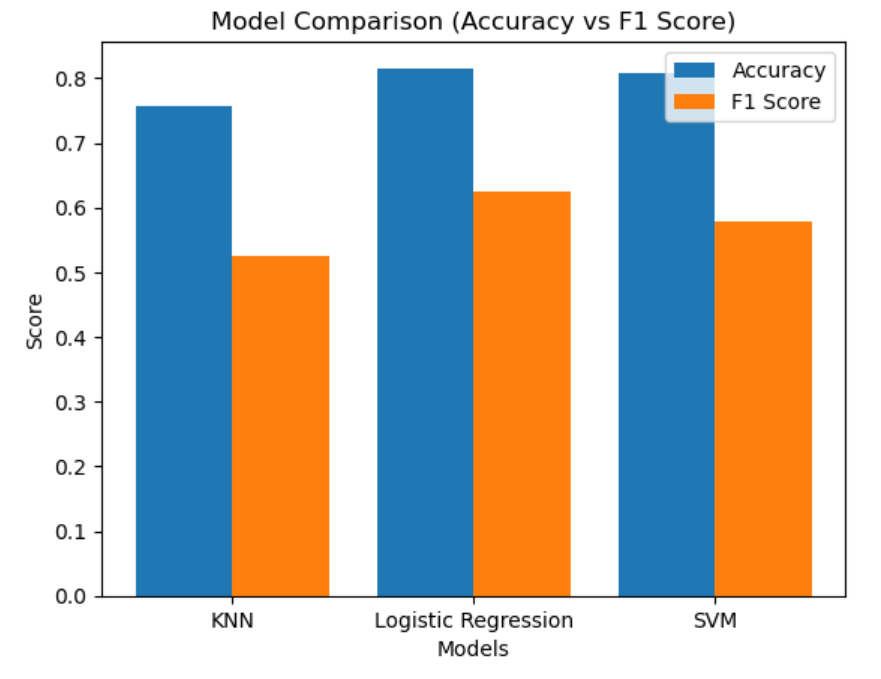
#> input picture Mini projects/cv project/samples/test.jpg, 881 x 679 px
$ python scan.py --input samples/test.jpg
#> lines starting #> are read from the running program, lines starting #| are printed output that depends on the picture; after the words box and inside, x2 and y2 are one past the last pixel; in counts of white or black regions, pixels touching at a corner belong together
### Mini projects/cv project/utils/io_utils.py
import cv2, argparse, sys, os

SUPPORTED = {'.jpg', '.jpeg', '.png'}

def load_image(path: str):
    """Load a BGR image from disk.
    Args:  path (str) — path to image file.
    Returns: numpy.ndarray (H x W x 3, uint8, BGR).
    Raises: FileNotFoundError, ValueError for unsupported formats."""
    if not os.path.isfile(path):
        raise FileNotFoundError(f'File not found: {path}')
    ext = os.path.splitext(path)[1].lower()
    if ext not in SUPPORTED:
        raise ValueError(f'Unsupported format {ext}. Use: {SUPPORTED}')
    img = cv2.imread(path)
    if img is None:
        raise IOError(f'OpenCV failed to read: {path}')
    return img

def save_image(image, path: str) -> None:
    """Write image to disk, creating parent directories as needed."""
    os.makedirs(os.path.dirname(path) or '.', exist_ok=True)
    cv2.imwrite(path, image)

def resize_to_width(image, max_width: int = 1024):
    """Resize image to max_width preserving aspect ratio."""
    h, w = image.shape[:2]
    if w <= max_width:
        return image
    scale = max_width / w
    return cv2.resize(image, (max_width, int(h * scale)),
                      interpolation=cv2.INTER_AREA)

# [5 lines left out: function display_image, not called in this run]

### Mini projects/cv project/utils/preprocess.py
import cv2
import numpy as np

def to_gray(image):
    """Convert BGR image to single-channel grayscale."""
    return cv2.cvtColor(image, cv2.COLOR_BGR2GRAY)

def blur_image(gray, method: str = 'gaussian', ksize: int = 5):
    """Blur a grayscale image to reduce noise.
    Args:
        gray   — single-channel uint8 image
        method — 'gaussian' | 'median' | 'bilateral'
        ksize  — kernel size (must be odd for gaussian/median)
    Returns: blurred grayscale image (uint8)"""
    ksize = ksize if ksize % 2 == 1 else ksize + 1  # enforce odd
    if method == 'gaussian':
        return cv2.GaussianBlur(gray, (ksize, ksize), 0)
    elif method == 'median':
        return cv2.medianBlur(gray, ksize)
    elif method == 'bilateral':
        return cv2.bilateralFilter(gray, ksize, 75, 75)
    else:
        raise ValueError(f'Unknown method: {method}')

def detect_edges(blurred, low: int = 50, high: int = 150):
    """Run Canny edge detection.
    Args:
        blurred — blurred grayscale image
        low     — lower hysteresis threshold (weak edges)
        high    — upper hysteresis threshold (strong edges)
    Returns: binary edge map (uint8, 0 or 255)"""
    return cv2.Canny(blurred, low, high)

# [14 lines left out: function compare_blurs, not called in this run]

### Mini projects/cv project/utils/detect.py
import cv2
import numpy as np

def find_document_contour(edges):
    """Find the largest quadrilateral contour in an edge map.
    Args: edges — binary edge map (output of Canny).
    Returns: (4,2) float32 array of corner points, or None if not found."""
    # Close small gaps in the edge map
    kernel  = cv2.getStructuringElement(cv2.MORPH_RECT, (5, 5))
    closed  = cv2.morphologyEx(edges, cv2.MORPH_CLOSE, kernel)

    contours, _ = cv2.findContours(
        closed, cv2.RETR_LIST, cv2.CHAIN_APPROX_SIMPLE
    )
    if not contours:
        return None

    # Sort largest-first, examine top 5
    contours = sorted(contours, key=cv2.contourArea, reverse=True)[:5]

    for cnt in contours:
        peri   = cv2.arcLength(cnt, True)
        approx = cv2.approxPolyDP(cnt, 0.02 * peri, True)
        if len(approx) == 4:
            return approx.reshape(4, 2).astype('float32')
    return None

def draw_contour_debug(image, pts):
    """Draw contour and corner markers on a copy of the image.
    Args:
        image — original BGR image
        pts   — (4,2) array of corner points
    Returns: annotated BGR copy"""
    out = image.copy()
    pts_int = pts.astype(int)
    cv2.drawContours(out, [pts_int.reshape(-1,1,2)], -1, (0,200,0), 3)
    for x, y in pts_int:
        cv2.circle(out, (x, y), 10, (0, 0, 255), -1)
    return out

### Mini projects/cv project/utils/warp.py
import cv2
import numpy as np

def order_points(pts):
    """Order four points as [top-left, top-right, bottom-right, bottom-left].
    Args: pts — (4,2) float32 array of unordered corner points.
    Returns: (4,2) float32 array in TL, TR, BR, BL order."""
    rect = np.zeros((4, 2), dtype='float32')
    s    = pts.sum(axis=1)
    diff = np.diff(pts, axis=1)
    rect[0] = pts[np.argmin(s)]     # top-left     (smallest x+y)
    rect[2] = pts[np.argmax(s)]     # bottom-right (largest  x+y)
    rect[1] = pts[np.argmin(diff)]  # top-right    (smallest x-y)
    rect[3] = pts[np.argmax(diff)]  # bottom-left  (largest  x-y)
    return rect

def four_point_transform(image, pts):
    """Warp a quadrilateral region to a flat top-down rectangle.
    Args:
        image — source BGR image
        pts   — (4,2) float32 corner points (any order)
    Returns: warped BGR image with A4 proportions."""
    rect = order_points(pts)
    (tl, tr, br, bl) = rect

    # Compute output width = max of top and bottom edge lengths
    wA = np.linalg.norm(br - bl)
    wB = np.linalg.norm(tr - tl)
    max_width = int(max(wA, wB))

    # Force A4 height (1:1.414 ratio)
    max_height = int(max_width * 1.414)

    # Destination rectangle in pixel space
    dst = np.array([
        [0, 0],
        [max_width - 1, 0],
        [max_width - 1, max_height - 1],
        [0, max_height - 1],
    ], dtype='float32')

    M       = cv2.getPerspectiveTransform(rect, dst)
    warped  = cv2.warpPerspective(image, M, (max_width, max_height))
    return warped

### Mini projects/cv project/utils/enhance.py
import cv2
import numpy as np

def adaptive_threshold(gray, method: str = 'gaussian'):
    """Binarize a grayscale image using adaptive thresholding.
    Args:
        gray   — single-channel uint8 image
        method — 'gaussian' or 'mean'
    Returns: binary uint8 image (0 or 255)"""
    adaptive_method = (
        cv2.ADAPTIVE_THRESH_GAUSSIAN_C if method == 'gaussian'
        else cv2.ADAPTIVE_THRESH_MEAN_C
    )
    return cv2.adaptiveThreshold(
        gray, 255, adaptive_method, cv2.THRESH_BINARY, 11, 10
    )

def apply_clahe(gray, clip_limit: float = 2.0,
                tile_grid: tuple = (8, 8)):
    """Enhance local contrast using CLAHE.
    Args:
        gray      — single-channel uint8 image
        clip_limit — threshold for contrast limiting
        tile_grid  — size of grid for histogram equalization
    Returns: contrast-enhanced grayscale image (uint8)"""
    clahe = cv2.createCLAHE(clipLimit=clip_limit,
                            tileGridSize=tile_grid)
    return clahe.apply(gray)

def generate_report(stages: dict, output_path: str) -> None:
    """Save a single image showing all pipeline stages side-by-side.
    Args:
        stages      — OrderedDict of {label: image} (grayscale or BGR)
        output_path — path to save the combined PNG"""
    target_h = 400
    panels   = []
    for label, img in stages.items():
        # Ensure BGR for consistency
        if len(img.shape) == 2:
            img = cv2.cvtColor(img, cv2.COLOR_GRAY2BGR)
        h, w = img.shape[:2]
        scale = target_h / h
        img   = cv2.resize(img, (int(w * scale), target_h))
        cv2.putText(img, label, (8, 28),
                    cv2.FONT_HERSHEY_SIMPLEX, 0.7, (0, 200, 0), 2)
        panels.append(img)
    cv2.imwrite(output_path, np.hstack(panels))
    print(f'Pipeline report saved: {output_path}')

### Mini projects/cv project/scan.py
import argparse, sys, cv2
from collections import OrderedDict
from utils.io_utils   import load_image, save_image, resize_to_width, display_image
from utils.preprocess import to_gray, blur_image, detect_edges
from utils.detect     import find_document_contour, draw_contour_debug
from utils.warp       import four_point_transform
from utils.enhance    import adaptive_threshold, apply_clahe, generate_report

def parse_args():
    p = argparse.ArgumentParser(description='Smart Document Scanner')
    p.add_argument('--input',        required=True)
    p.add_argument('--output-dir',   default='output')
    p.add_argument('--debug',        action='store_true')
    p.add_argument('--no-warp',      action='store_true')
    p.add_argument('--enhance-only', action='store_true')
    return p.parse_args()

def main():
    args  = parse_args()
    out   = args.output_dir
    img   = resize_to_width(load_image(args.input))
#> in load_image, img is the input picture: shape (679, 881, 3); mean B, G, R 187.8, 193.6, 195.6
#> in resize_to_width, `h, w = image.shape[:2]`: h = 679; w = 881
    stages = OrderedDict()
    stages['Original'] = img

    gray    = to_gray(img)
    blurred = blur_image(gray, 'gaussian', 5)
    edges   = detect_edges(blurred, 50, 150)
#> in detect_edges, `return cv2.Canny(blurred, low, high)`: returned value: shape (679, 881); 2.9% white in thin lines or dots, all inside (x1, y1, x2, y2) = (25, 11, 848, 657)
    stages['Edges'] = edges
    save_image(edges, f'{out}/debug_edges.jpg')

    pts = find_document_contour(edges)
#> in find_document_contour, `closed  = cv2.morphologyEx(edges, cv2.MORPH_CLOSE, kernel)`:
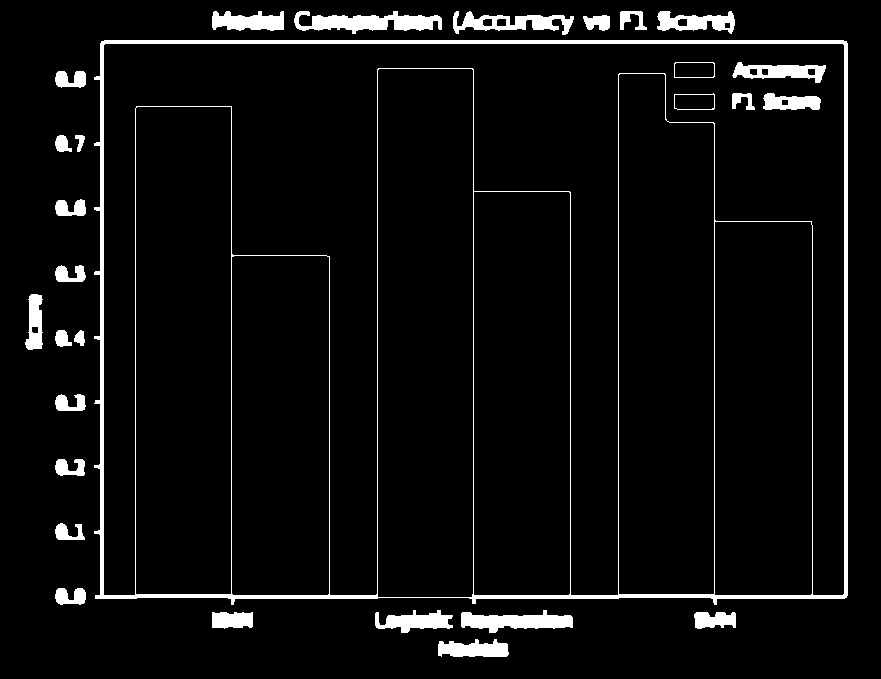
#> closed: shape (679, 881); 5.3% white; 29 white regions
#> in find_document_contour, `contours, _ = cv2.findContours( closed, cv2.RETR_LIST, cv2.CHAIN_APPRO..`: contours = 47 contours; largest, box (x1, y1, x2, y2) and area: (94, 40, 848, 605) 416742, (103, 43, 845, 596) 154614, (377, 68, 474, 598) 50776, (618, 73, 715, 595) 47614, (135, 106, 232, 595) 46844
#> in find_document_contour, `contours = sorted(contours, key=cv2.contourArea, reverse=True)[:5]`: contours = 5 contours; box (x1, y1, x2, y2) and area: (94, 40, 848, 605) 416742, (103, 43, 845, 596) 154614, (377, 68, 474, 598) 50776, (618, 73, 715, 595) 47614, (135, 106, 232, 595) 46844
#> the loop in find_document_contour, `for cnt in contours:` made 1 pass
#> (peri, approx) on pass 1: (2728.5, [[101, 41], [95, 598], [846, 597], [846, 41]])
#> pts = [[101, 41], [95, 598], [846, 597], [846, 41]]
    if pts is None:
        print('WARNING: No document quadrilateral found.')
        warped = img
    else:
        debug_cnt = draw_contour_debug(img, pts)
#> in draw_contour_debug, `cv2.drawContours(out, [pts_int.reshape(-1,1,2)], -1, (0,200,0), 3)`:
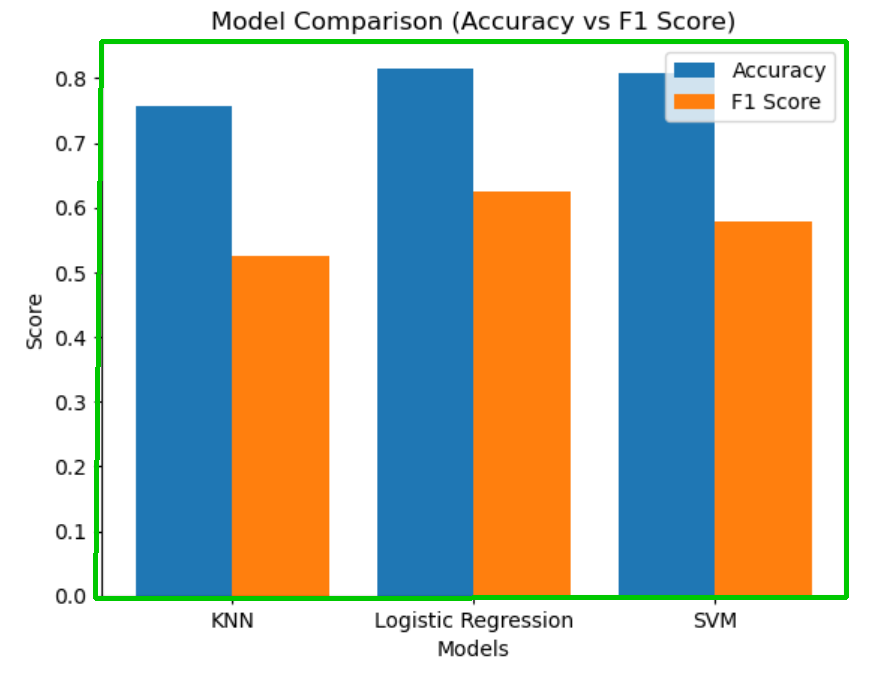
#> out: shape (679, 881, 3); 2.18% of pixels changed, all inside (x1, y1, x2, y2) = (93, 39, 849, 601)
#> the loop in draw_contour_debug, `for x, y in pts_int:` made 4 passes
#> after the loop in draw_contour_debug, `for x, y in pts_int:`:
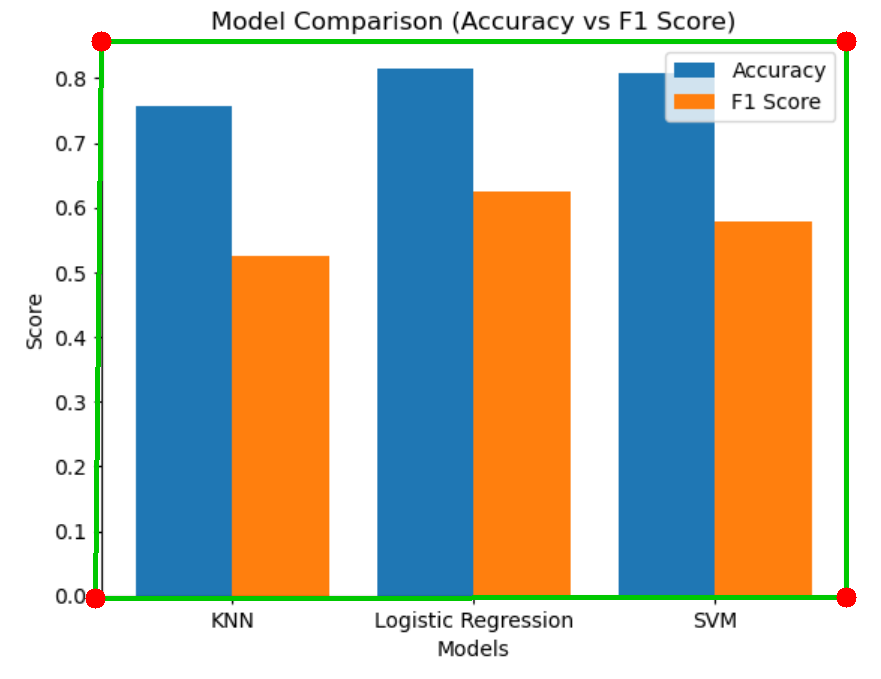
#> out: shape (679, 881, 3); 0.21% of pixels changed, all inside (x1, y1, x2, y2) = (85, 31, 857, 609)
        save_image(debug_cnt, f'{out}/debug_contour.jpg')
        stages['Contour'] = debug_cnt
        warped = four_point_transform(img, pts)
#> in order_points, `s    = pts.sum(axis=1)`: s = [142, 693, 1443, 887]
#> in order_points, `diff = np.diff(pts, axis=1)`: diff = [-60, 503, -249, -805]
#> in four_point_transform, `rect = order_points(pts)`: rect = [[101, 41], [846, 41], [846, 597], [95, 598]]
#> in four_point_transform, `(tl, tr, br, bl) = rect`: tl = [101, 41]; tr = [846, 41]; br = [846, 597]; bl = [95, 598]
#> in four_point_transform, `wA = np.linalg.norm(br - bl)`: wA = 751
#> in four_point_transform, `wB = np.linalg.norm(tr - tl)`: wB = 745
#> in four_point_transform, `max_width = int(max(wA, wB))`: max_width = 751
#> in four_point_transform, `max_height = int(max_width * 1.414)`: max_height = 1061
#> in four_point_transform, `dst = np.array([ [0, 0], [max_width - 1, 0], [max_width - 1, max_heigh..`: dst = [[0, 0], [750, 0], [750, 1060], [0, 1060]]
#> in four_point_transform, `M       = cv2.getPerspectiveTransform(rect, dst)`: M = [[1.01, 0.0108, -102], [0, 1.92, -78.68], [-2.39e-06, 1.44e-05, 1]]
#> in four_point_transform, `warped  = cv2.warpPerspective(image, M, (max_width, max_height))`:
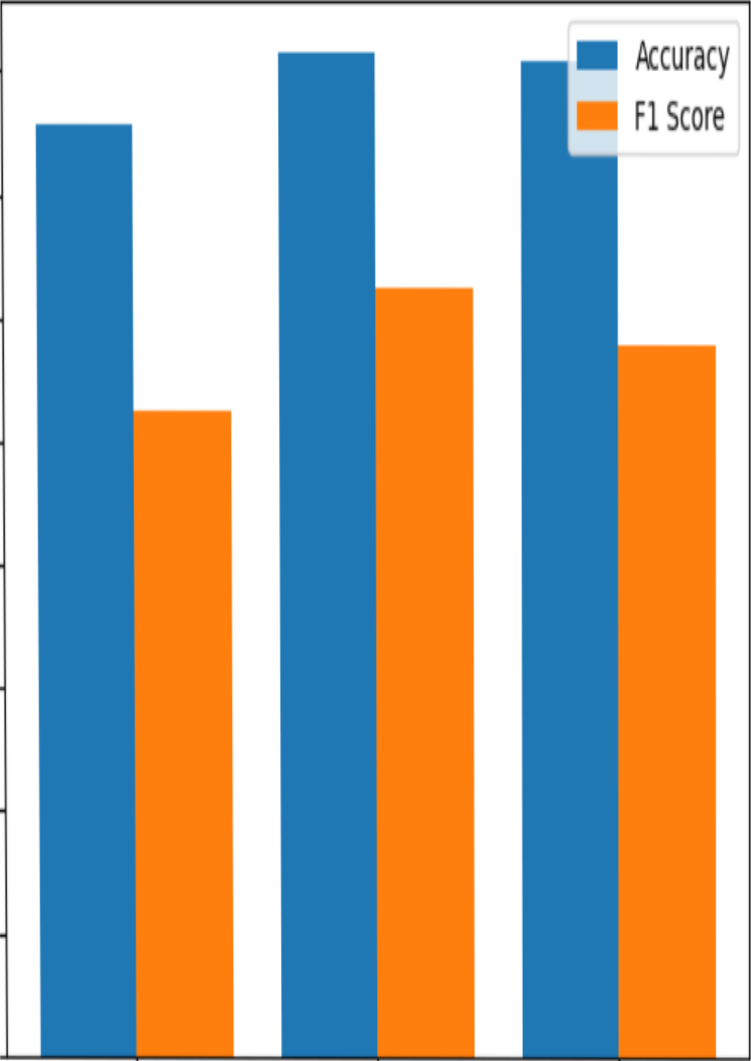
#> warped: shape (1061, 751, 3); mean B, G, R 162.5, 170.8, 173.5
        save_image(warped, f'{out}/scan_warped.jpg')
        stages['Warped'] = warped

    warped_gray = to_gray(warped)
#> in to_gray (call 2), `return cv2.cvtColor(image, cv2.COLOR_BGR2GRAY)`:
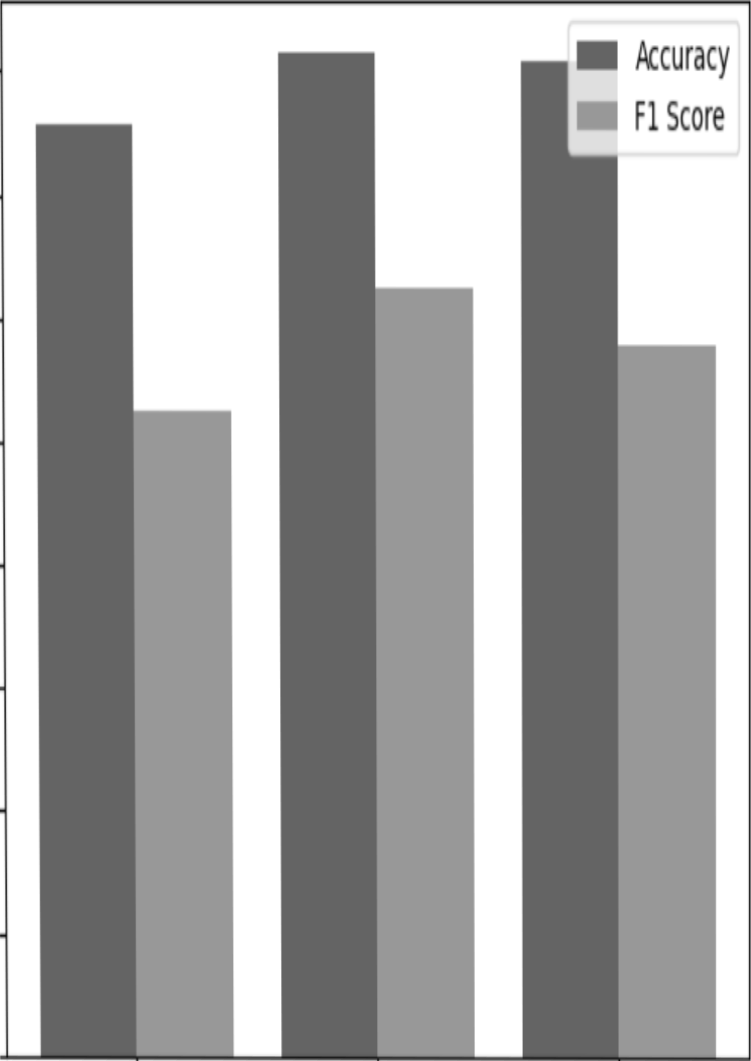
#> returned value: shape (1061, 751); min 5, max 255, mean 170.7
    binary      = adaptive_threshold(warped_gray, 'gaussian')
#> in adaptive_threshold, `adaptive_method = ( cv2.ADAPTIVE_THRESH_GAUSSIAN_C if method == 'gauss..`: adaptive_method = 1
#> in adaptive_threshold, `return cv2.adaptiveThreshold( gray, 255, adaptive_method, cv2.THRESH_B..`:
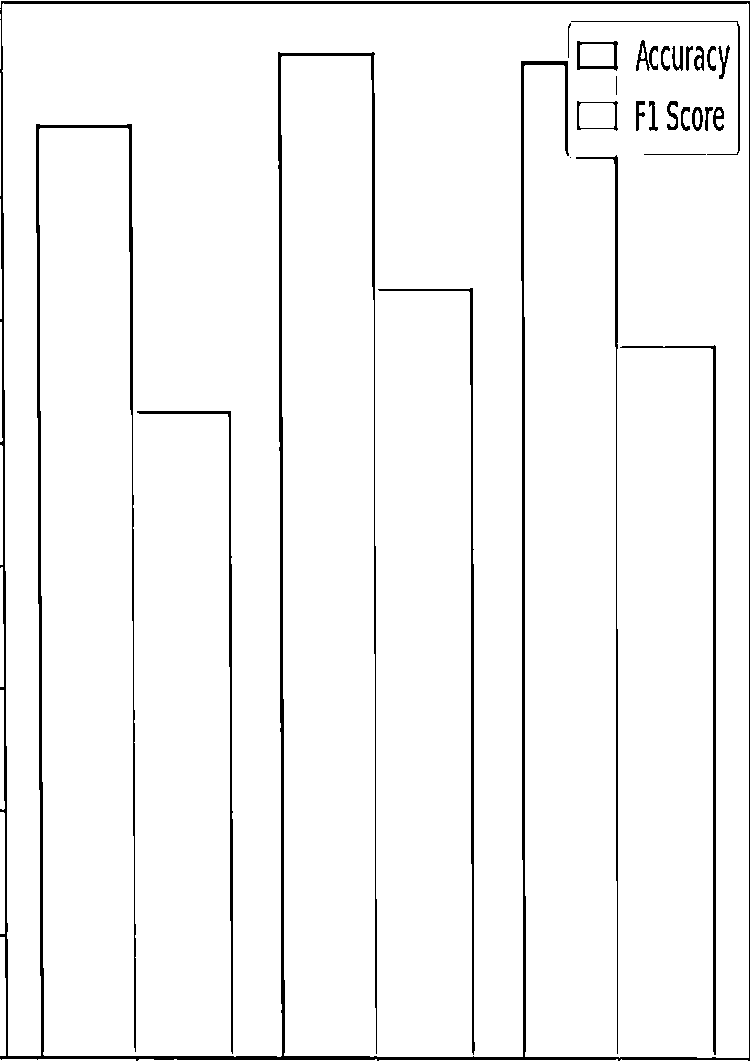
#> returned value: shape (1061, 751); 95.9% white; 27 black regions (2 under 20 px), largest, box (x1, y1, x2, y2) and area: (0, 1, 750, 1061) 21557, (620, 345, 716, 1055) 2309, (378, 288, 475, 1055) 2123
    clahe_img   = apply_clahe(warped_gray)
    save_image(binary,    f'{out}/scan_binary.jpg')
    save_image(clahe_img, f'{out}/scan_clahe.jpg')
    stages['Binary'] = binary
    stages['CLAHE']  = clahe_img

    generate_report(stages, f'{out}/pipeline_report.png')
#> the loop in generate_report, `for label, img in stages.items():` made 6 passes
#> (label, h, w, scale) on passes 1 to 6: ('Original', 679, 881, 0.589), ('Edges', 679, 881, 0.589), ('Contour', 679, 881, 0.589), ('Warped', 1061, 751, 0.377), ('Binary', 1061, 751, 0.377), ('CLAHE', 1061, 751, 0.377)
#> after the loop in generate_report, `for label, img in stages.items():`: panels = 6 items
#> in generate_report, `cv2.imwrite(output_path, np.hstack(panels))`:
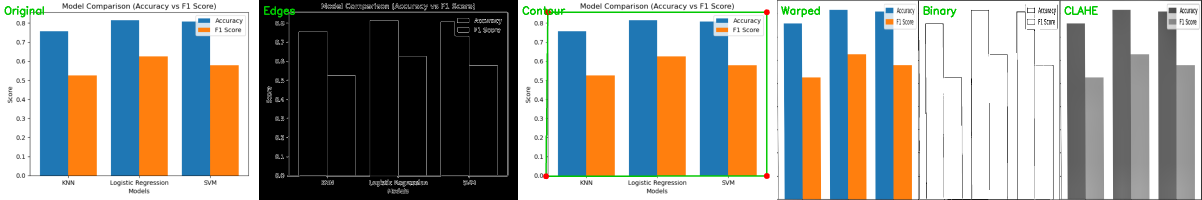
#> saved as pipeline_report.png: shape (400, 2403, 3) (shown at 1/2 size); mean B, G, R 148.8, 153.9, 153.5
    print('Done.')

if __name__ == '__main__':
    main()
